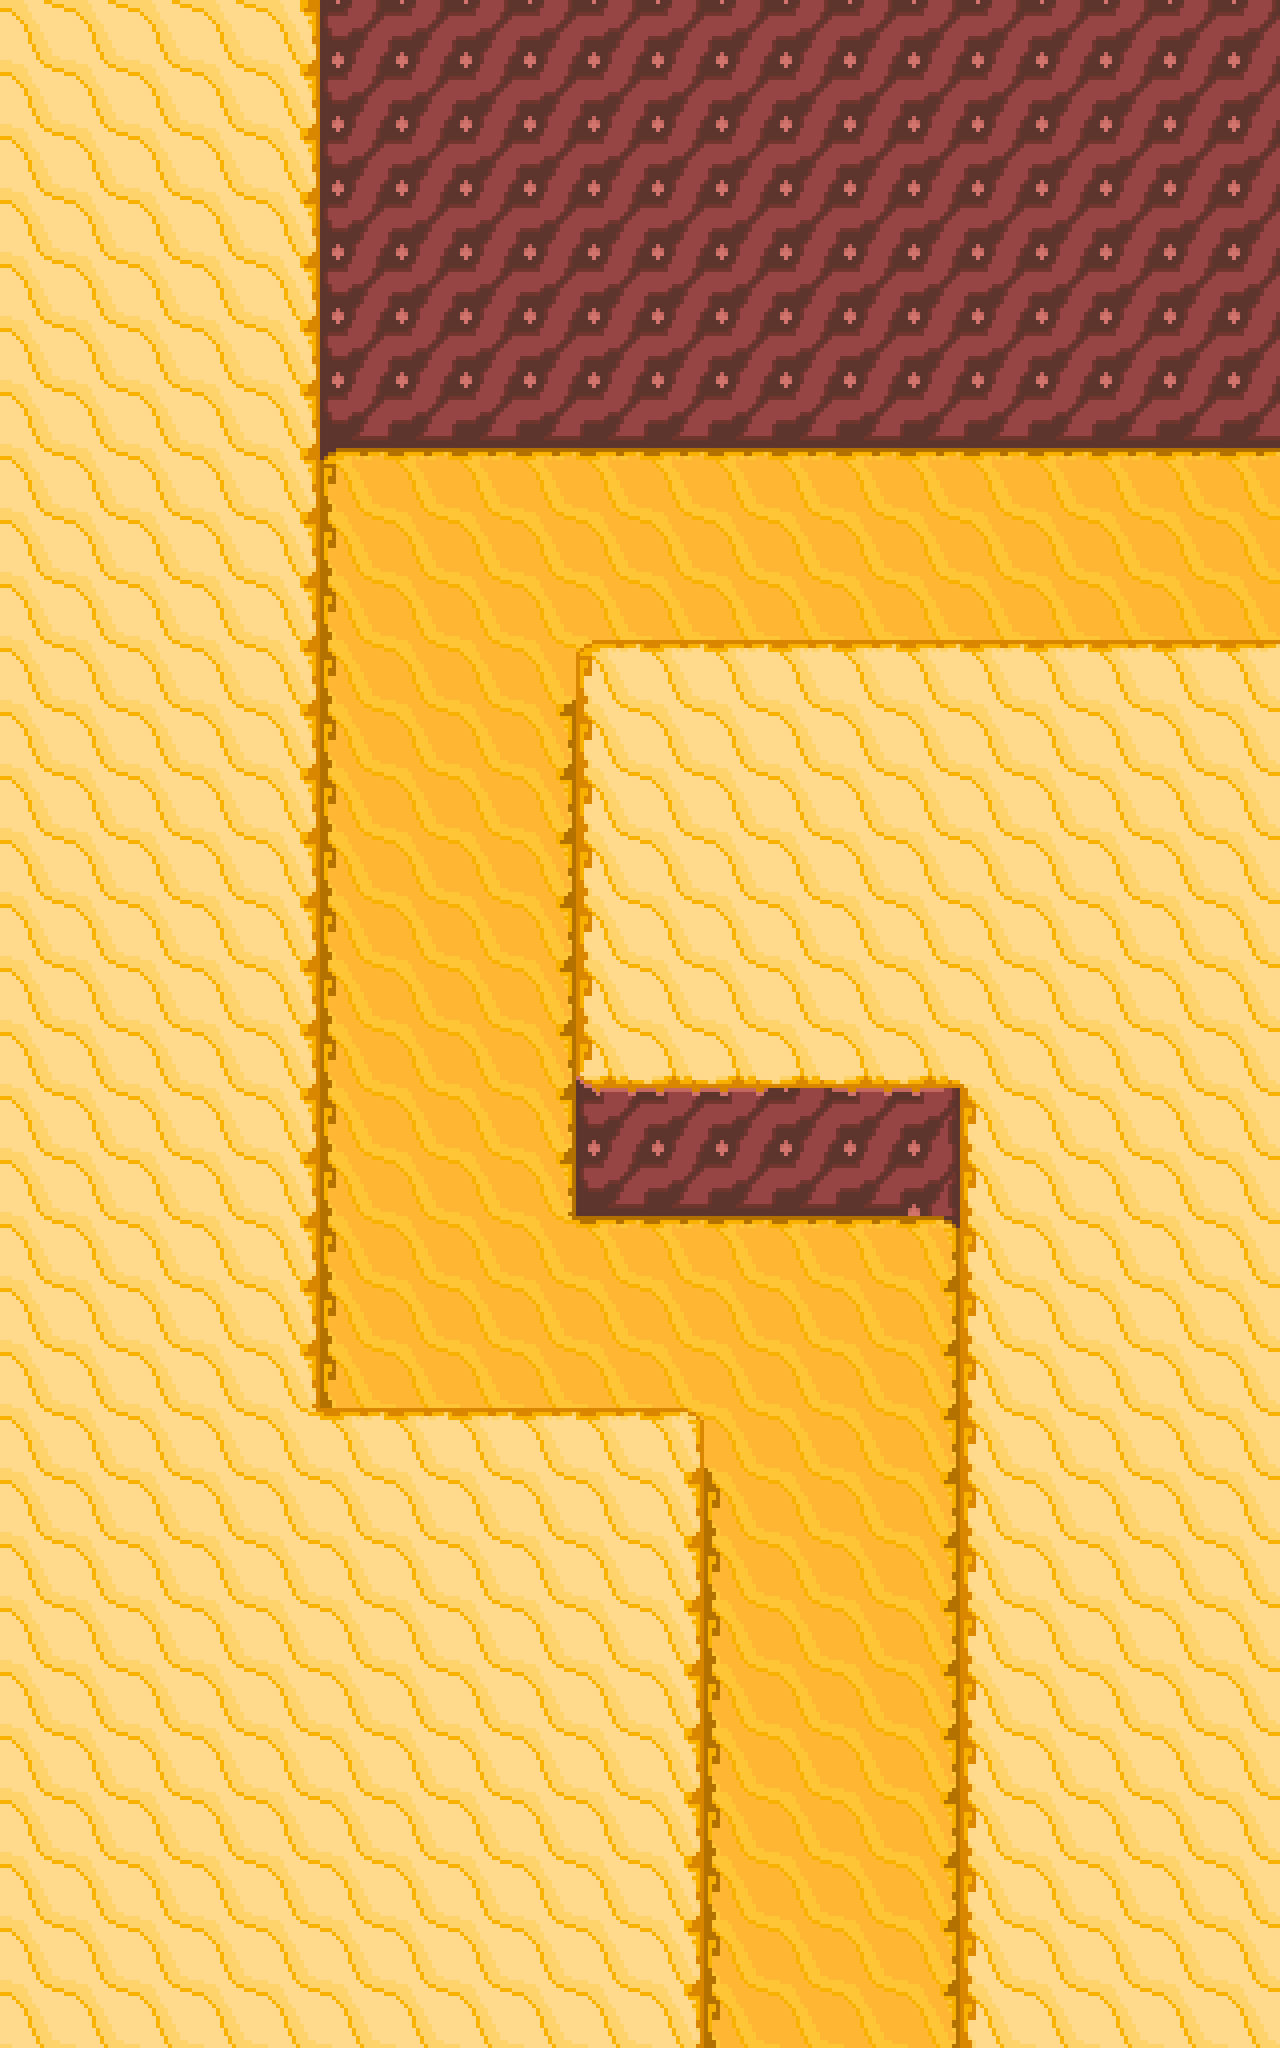

Rendered tile map (Tiled .tmx) drawn with the repository's tilesets; below, a short description and the full map source, tile grids included:
An orthogonal 20x32 tile map with 80x80 px tiles, 2 tile layers (Tile Layer 1, Foreground) and 15 objects (10x Wall, 2x RoomTransition, 2x Sandoon, Normal).

<map version="1.2" tiledversion="1.3.1" orientation="orthogonal" renderorder="right-down" compressionlevel="0" width="20" height="32" tilewidth="80" tileheight="80" infinite="0" nextlayerid="4" nextobjectid="41">
 <tileset firstgid="1" source="Teehee Valley Tileset.tsx" />
 <layer id="1" name="Tile Layer 1" width="20" height="32">
  <data encoding="csv">
9,9,9,9,0,29,30,30,30,30,30,30,30,30,30,30,30,30,30,30,
9,9,9,9,0,29,30,30,30,30,30,30,30,30,30,30,30,30,30,30,
9,9,9,9,0,29,30,30,30,30,30,30,30,30,30,30,30,30,30,30,
9,9,9,9,0,29,30,30,30,30,30,30,30,30,30,30,30,30,30,30,
9,9,9,9,0,29,30,30,30,30,30,30,30,30,30,30,30,30,30,30,
9,9,9,9,0,29,30,30,30,30,30,30,30,30,30,30,30,30,30,30,
9,9,9,9,0,36,37,37,37,37,37,37,37,37,37,37,37,37,37,37,
9,9,9,9,0,18,19,19,19,19,19,19,19,19,19,19,19,19,19,19,
9,9,9,9,0,25,26,26,26,26,26,26,26,26,26,26,26,26,26,26,
9,9,9,9,0,25,26,26,26,26,26,26,26,26,26,26,26,26,26,26,
9,9,9,9,0,25,26,26,4,33,33,33,33,33,33,33,33,33,33,33,
9,9,9,9,0,25,26,26,27,0,9,9,9,9,9,9,9,9,9,9,
9,9,9,9,0,25,26,26,27,0,9,9,9,9,9,9,9,9,9,9,
9,9,9,9,0,25,26,26,27,0,9,9,9,9,9,9,9,9,9,9,
9,9,9,9,0,25,26,26,27,0,9,9,9,9,9,9,9,9,9,9,
9,9,9,9,0,25,26,26,27,0,9,9,9,9,9,9,9,9,9,9,
9,9,9,9,0,25,26,26,27,15,16,16,16,16,16,0,9,9,9,9,
9,9,9,9,0,25,26,26,27,22,23,23,30,23,24,0,9,9,9,9,
9,9,9,9,0,25,26,26,27,36,37,37,37,37,31,0,9,9,9,9,
9,9,9,9,0,25,26,26,11,19,19,19,19,19,20,0,9,9,9,9,
9,9,9,9,0,25,26,26,26,26,26,26,26,26,27,0,9,9,9,9,
9,9,9,9,0,25,26,26,26,26,26,26,26,26,27,0,9,9,9,9,
9,9,9,9,0,32,33,33,33,33,33,5,26,26,27,0,9,9,9,9,
9,9,9,9,0,0,0,0,0,0,0,25,26,26,27,0,9,9,9,9,
9,9,9,9,0,0,0,0,0,0,0,25,26,26,27,0,9,9,9,9,
9,9,9,9,0,0,0,0,0,0,0,25,26,26,27,0,9,9,9,9,
9,9,9,9,0,0,0,0,0,0,0,25,26,26,27,0,9,9,9,9,
9,9,9,9,0,0,0,0,0,0,0,25,26,26,27,0,9,9,9,9,
9,9,9,9,0,0,0,0,0,0,0,25,26,26,27,0,9,9,9,9,
9,9,9,9,0,0,0,0,0,0,0,25,26,26,27,0,9,9,9,9,
9,9,9,9,0,0,0,0,0,0,0,25,26,26,27,0,9,9,9,9,
9,9,9,9,0,0,0,0,0,0,0,25,26,26,27,0,9,9,9,9
</data>
 </layer>
 <layer id="2" name="Foreground" width="20" height="32">
  <data encoding="csv">
0,0,0,0,10,0,0,0,0,0,0,0,0,0,0,0,0,0,0,0,
0,0,0,0,10,0,0,0,0,0,0,0,0,0,0,0,0,0,0,0,
0,0,0,0,10,0,0,0,0,0,0,0,0,0,0,0,0,0,0,0,
0,0,0,0,10,0,0,0,0,0,0,0,0,0,0,0,0,0,0,0,
0,0,0,0,10,0,0,0,0,0,0,0,0,0,0,0,0,0,0,0,
0,0,0,0,10,0,0,0,0,0,0,0,0,0,0,0,0,0,0,0,
0,0,0,0,10,0,0,0,0,0,0,0,0,0,0,0,0,0,0,0,
0,0,0,0,10,0,0,0,0,0,0,0,0,0,0,0,0,0,0,0,
0,0,0,0,10,0,0,0,0,0,0,0,0,0,0,0,0,0,0,0,
0,0,0,0,10,0,0,0,0,0,0,0,0,0,0,0,0,0,0,0,
0,0,0,0,10,0,0,0,0,1,2,2,2,2,2,2,2,2,2,2,
0,0,0,0,10,0,0,0,0,8,0,0,0,0,0,9,0,0,0,0,
0,0,0,0,10,0,0,0,0,8,0,0,0,0,0,9,0,0,0,0,
0,0,0,0,10,0,0,0,0,8,0,0,0,0,0,9,0,0,0,0,
0,0,0,0,10,0,0,0,0,8,0,0,0,0,0,9,0,0,0,0,
0,0,0,0,10,0,0,0,0,8,0,0,0,0,0,9,0,0,0,0,
0,0,0,0,10,0,0,0,0,0,0,0,0,0,0,7,0,0,0,0,
0,0,0,0,10,0,0,0,0,0,0,0,0,0,0,8,0,0,0,0,
0,0,0,0,10,0,0,0,0,0,0,0,0,0,0,8,0,0,0,0,
0,0,0,0,10,0,0,0,0,0,0,0,0,0,0,8,0,0,0,0,
0,0,0,0,10,0,0,0,0,0,0,0,0,0,0,8,0,0,0,0,
0,0,0,0,10,0,0,0,0,0,0,0,0,0,0,8,0,0,0,0,
0,0,0,0,13,2,2,2,2,2,3,0,0,0,0,8,0,0,0,0,
0,0,0,0,9,9,9,9,9,9,10,0,0,0,0,8,0,0,0,0,
0,0,0,0,9,9,9,9,9,9,10,0,0,0,0,8,0,0,0,0,
0,0,0,0,9,9,9,9,9,9,10,0,0,0,0,8,0,0,0,0,
0,0,0,0,9,9,9,9,9,9,10,0,0,0,0,8,0,0,0,0,
0,0,0,0,9,9,9,9,9,9,10,0,0,0,0,8,0,0,0,0,
0,0,0,0,9,9,9,9,9,9,10,0,0,0,0,8,0,0,0,0,
0,0,0,0,9,9,9,9,9,9,10,0,0,0,0,8,0,0,0,0,
0,0,0,0,9,9,9,9,9,9,10,0,0,0,0,8,0,0,0,0,
0,0,0,0,9,9,9,9,9,9,10,0,0,0,0,8,0,0,0,0
</data>
 </layer>
 <objectgroup id="3" name="Object Layer 1">
  <object id="26" name="Block" type="Normal" x="1080" y="1580" width="80" height="80">
   <properties>
    <property name="contents0" value="Other(self.game, self, 'Nut', 4)" />
    <property name="contents1" value="" />
    <property name="contents2" value="" />
    <property name="contents3" value="" />
    <property name="contents4" value="" />
    <property name="contents5" value="" />
    <property name="contents6" value="" />
    <property name="contents7" value="" />
    <property name="contents8" value="" />
    <property name="contents9" value="" />
   </properties>
  </object>
  <object id="27" name="Wall" x="400" y="480" width="1240" height="80" />
  <object id="28" name="Wall" x="320" y="560" width="80" height="1280" />
  <object id="29" name="Wall" x="400" y="1840" width="480" height="80" />
  <object id="30" name="Wall" x="800" y="1920" width="80" height="680" />
  <object id="31" name="Wall" x="1200" y="1520" width="80" height="1080" />
  <object id="32" name="Wall" x="720" y="1440" width="480" height="80" />
  <object id="33" name="Wall" x="720" y="880" width="80" height="560" />
  <object id="34" name="Wall" x="800" y="880" width="840" height="80" />
  <object id="35" name="RoomTransition" x="1600" y="560" width="40" height="320">
   <properties>
    <property name="playerPosx" type="int" value="80" />
    <property name="playerPosy" type="int" value="950" />
    <property name="room" value="self.game.loadTeeheeValleyEntrance()" />
   </properties>
  </object>
  <object id="36" name="Wall" x="1640" y="480" width="80" height="480" />
  <object id="37" name="RoomTransition" x="880" y="2560" width="320" height="40">
   <properties>
    <property name="playerPosx" type="int" value="240" />
    <property name="playerPosy" type="int" value="80" />
    <property name="room" value="self.game.loadTeeheeValleyRoom2()" />
   </properties>
  </object>
  <object id="38" name="Enemy" type="Sandoon" x="620" y="860" width="40" height="40">
   <properties>
    <property name="battle" value="self.loadTeeheeValleyBattle1S()" />
   </properties>
  </object>
  <object id="39" name="Wall" x="800" y="2600" width="480" height="80" />
  <object id="40" name="Enemy" type="Sandoon" x="1120" y="1820" width="40" height="40">
   <properties>
    <property name="battle" value="self.loadTeeheeValleyBattle1S()" />
   </properties>
  </object>
 </objectgroup>
</map>
